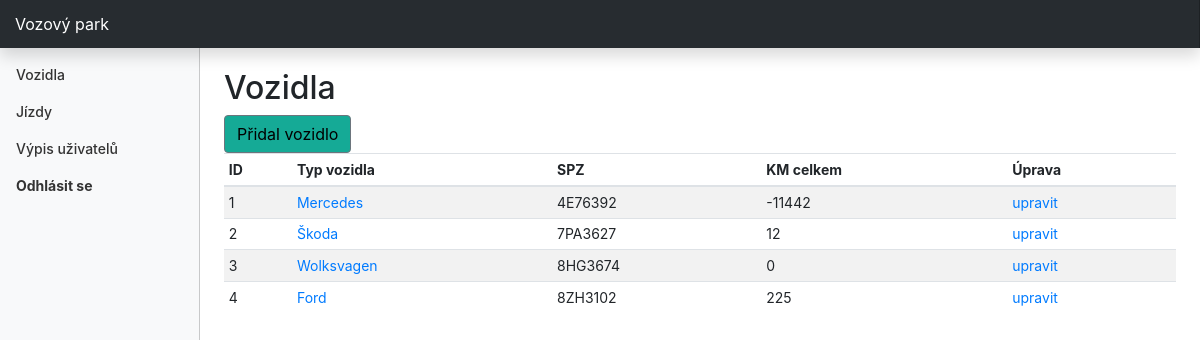
The app's page /cars.php (signed in) with its own data.
### tables this page shows
CREATE TABLE `cars` (
  `id_car` int(11) NOT NULL AUTO_INCREMENT,
  `type` varchar(255) NOT NULL,
  `SPZ` varchar(255) NOT NULL,
  `total_km` varchar(255) NOT NULL,
  PRIMARY KEY (`id_car`)
);

### inc/model.php (called while the page is built, shortened)
<?php
require_once 'inc/database.php';
class Model
{
    public static function getAllCars()
    {
        $sql = 'SELECT c.id_car, c.type, c.SPZ, SUM(km_after - km_before) AS total_km FROM cars c
        JOIN rides r ON c.id_car = r.id_car
        GROUP BY c.id_car';
        $result = Database::query($sql);
        while ($row = $result->fetch_assoc()) {
            $cars[]= $row;
        }
        return $cars;
    }
}

### inc/database.php (called while the page is built, shortened)
<?php
class Database
{
    private $_connection;
    private static $_instance;
    private $_host = "localhost";
    private $_username = "root";
    private $_password = "root";
    private $_database = "mop";
    public static function getInstance()
    {
        if (!self::$_instance) {
            self::$_instance = new self();
        }
        return self::$_instance;
    }
    public static function query($query)
    {
        return self::getInstance()->getConnection()->query($query);
    }
    private function __construct()
    {
        $this->_connection = new mysqli(
            $this->_host,
            $this->_username,
            $this->_password,
            $this->_database
        );
        $this->_connection->set_charset('utf8mb4');
    }
    public function getConnection()
    {
        return $this->_connection;
    }
}

### cars.php (the view, shortened to what this page needs)
<?php
include_once 'header.php';
$cars = Model::getAllCars();
?>
<br>
<h2>Vozidla</h2>
<a class="btn btn-secondary background-btn" href="addCar.php">Přidal vozidlo</a>
<div class="table-responsive">
    <table class=" table table-striped table-sm">
        <thead>
            <tr>
                <th>ID</th>
                <th>Typ vozidla</th>
                <th>SPZ</th>
                <th>KM celkem</th>
                <th>Úprava</th>
            </tr>
        </thead>
        <tbody>
            <?php
            foreach ($cars as $car) {
            ?> <tr>
                    <td><?= $car['id_car'] ?></td>
                    <td><a href="carDetail.php?id_car=<?= $car['id_car'] ?>"><?= $car['type'] ?></a></td>
                    <td><?= $car['SPZ'] ?></td>
                    <td><?= $car['total_km'] ?></td>
                    <td>
                        <a href="edit_car.php?id_car=<?= $car['id_car'] ?>">upravit </a>
                    </td>
                </tr>
            <?php
            }
            ?>
        </tbody>
    </table>
</div>

### style.css (style rules this page uses)
.background-btn { background-color: rgb(21, 170, 150); color:black; }
body { font-size: .875rem; }

### records on screen
cars: id_car "1", type "Mercedes", SPZ "4E76392", total_km "-11442"
cars: id_car "2", type "Škoda", SPZ "7PA3627", total_km "12"
cars: id_car "3", type "Wolksvagen", SPZ "8HG3674", total_km "0"
cars: id_car "4", type "Ford", SPZ "8ZH3102", total_km "225"
